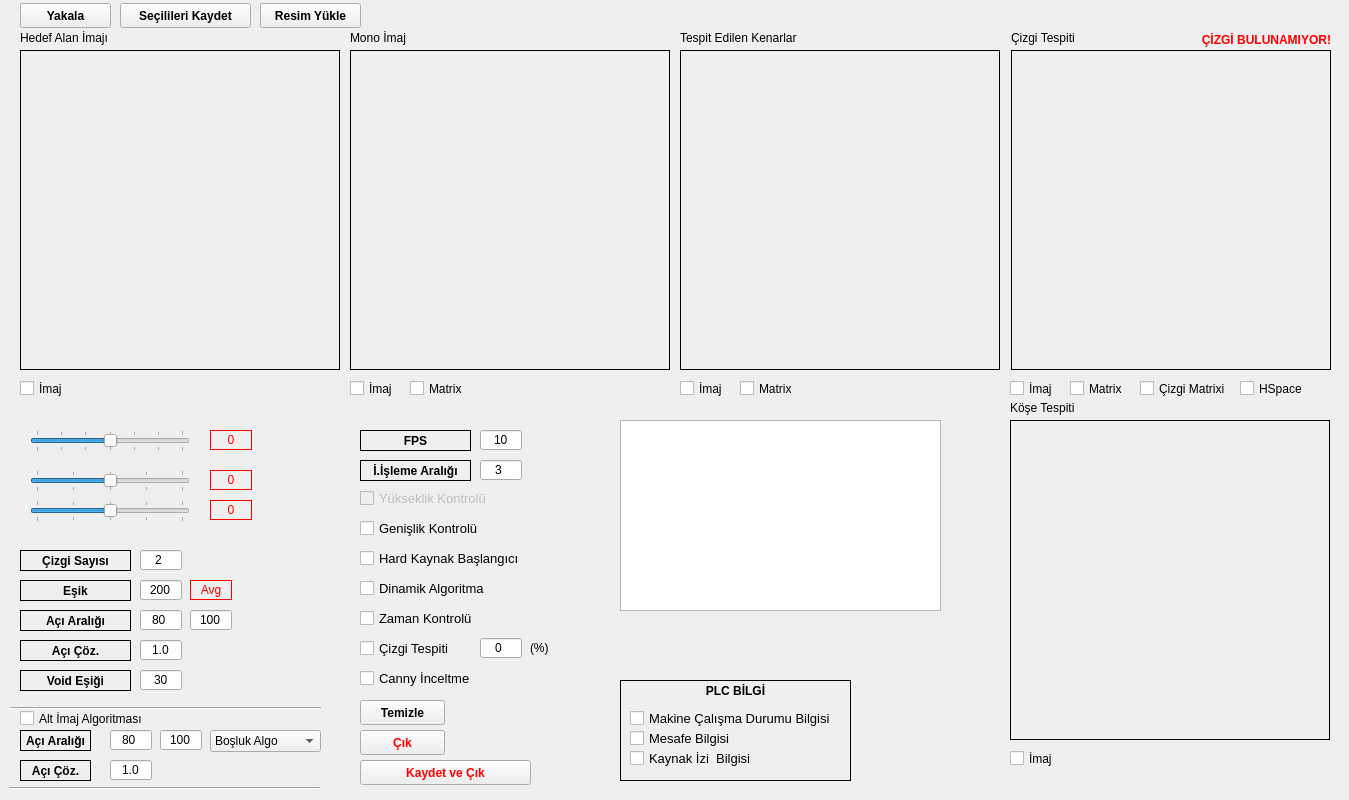
 <widget class="QWidget" name="setupForm">
  <property name="windowModality">
   <enum>Qt::WindowModal</enum>
  </property>
  <property name="geometry">
   <rect>
    <x>0</x>
    <y>0</y>
    <width>1349</width>
    <height>800</height>
   </rect>
  </property>
  <property name="sizePolicy">
   <sizepolicy hsizetype="Maximum" vsizetype="Maximum">
    <horstretch>0</horstretch>
    <verstretch>0</verstretch>
   </sizepolicy>
  </property>
  <property name="minimumSize">
   <size>
    <width>1019</width>
    <height>635</height>
   </size>
  </property>
  <property name="maximumSize">
   <size>
    <width>1500</width>
    <height>800</height>
   </size>
  </property>
  <property name="contextMenuPolicy">
   <enum>Qt::DefaultContextMenu</enum>
  </property>
  <property name="windowTitle">
   <string>Kurulum Ayarları</string>
  </property>
  <property name="windowIcon">
   <iconset resource="icons.qrc">
    <normaloff>:/resources/Weather-icon.png</normaloff>:/resources/Weather-icon.png</iconset>
  </property>
  <widget class="QLabel" name="labelTarget">
   <property name="geometry">
    <rect>
     <x>20</x>
     <y>50</y>
     <width>320</width>
     <height>320</height>
    </rect>
   </property>
   <property name="frameShape">
    <enum>QFrame::Box</enum>
   </property>
   <property name="text">
    <string/>
   </property>
   <property name="scaledContents">
    <bool>false</bool>
   </property>
  </widget>
  <widget class="QLabel" name="labelMono">
   <property name="geometry">
    <rect>
     <x>350</x>
     <y>50</y>
     <width>320</width>
     <height>320</height>
    </rect>
   </property>
   <property name="frameShape">
    <enum>QFrame::Box</enum>
   </property>
   <property name="text">
    <string/>
   </property>
  </widget>
  <widget class="QLabel" name="labelEdge">
   <property name="geometry">
    <rect>
     <x>680</x>
     <y>50</y>
     <width>320</width>
     <height>320</height>
    </rect>
   </property>
   <property name="frameShape">
    <enum>QFrame::Box</enum>
   </property>
   <property name="text">
    <string/>
   </property>
  </widget>
  <widget class="QLabel" name="labelHough">
   <property name="geometry">
    <rect>
     <x>1011</x>
     <y>50</y>
     <width>320</width>
     <height>320</height>
    </rect>
   </property>
   <property name="frameShape">
    <enum>QFrame::Box</enum>
   </property>
   <property name="text">
    <string/>
   </property>
  </widget>
  <widget class="QLabel" name="labelAnalyze">
   <property name="geometry">
    <rect>
     <x>1010</x>
     <y>420</y>
     <width>320</width>
     <height>320</height>
    </rect>
   </property>
   <property name="frameShape">
    <enum>QFrame::Box</enum>
   </property>
   <property name="text">
    <string/>
   </property>
  </widget>
  <widget class="QLabel" name="label">
   <property name="geometry">
    <rect>
     <x>20</x>
     <y>30</y>
     <width>101</width>
     <height>16</height>
    </rect>
   </property>
   <property name="text">
    <string>Hedef Alan İmajı</string>
   </property>
  </widget>
  <widget class="QLabel" name="label_2">
   <property name="geometry">
    <rect>
     <x>350</x>
     <y>30</y>
     <width>111</width>
     <height>16</height>
    </rect>
   </property>
   <property name="text">
    <string>Mono İmaj</string>
   </property>
  </widget>
  <widget class="QLabel" name="label_3">
   <property name="geometry">
    <rect>
     <x>680</x>
     <y>30</y>
     <width>141</width>
     <height>16</height>
    </rect>
   </property>
   <property name="text">
    <string>Tespit Edilen Kenarlar</string>
   </property>
  </widget>
  <widget class="QLabel" name="label_4">
   <property name="geometry">
    <rect>
     <x>1011</x>
     <y>30</y>
     <width>81</width>
     <height>16</height>
    </rect>
   </property>
   <property name="text">
    <string>Çizgi Tespiti</string>
   </property>
  </widget>
  <widget class="QLabel" name="label_5">
   <property name="geometry">
    <rect>
     <x>1010</x>
     <y>400</y>
     <width>91</width>
     <height>16</height>
    </rect>
   </property>
   <property name="text">
    <string>Köşe Tespiti</string>
   </property>
  </widget>
  <widget class="QPushButton" name="captureButton">
   <property name="geometry">
    <rect>
     <x>20</x>
     <y>3</y>
     <width>91</width>
     <height>25</height>
    </rect>
   </property>
   <property name="font">
    <font>
     <weight>75</weight>
     <bold>true</bold>
    </font>
   </property>
   <property name="text">
    <string>Yakala</string>
   </property>
  </widget>
  <widget class="QCheckBox" name="checkSaveTarget">
   <property name="geometry">
    <rect>
     <x>20</x>
     <y>380</y>
     <width>71</width>
     <height>17</height>
    </rect>
   </property>
   <property name="text">
    <string>İmaj</string>
   </property>
  </widget>
  <widget class="QCheckBox" name="checkSaveMono">
   <property name="geometry">
    <rect>
     <x>350</x>
     <y>380</y>
     <width>71</width>
     <height>17</height>
    </rect>
   </property>
   <property name="text">
    <string>İmaj</string>
   </property>
  </widget>
  <widget class="QCheckBox" name="checkSaveEdge">
   <property name="geometry">
    <rect>
     <x>680</x>
     <y>380</y>
     <width>71</width>
     <height>17</height>
    </rect>
   </property>
   <property name="text">
    <string>İmaj</string>
   </property>
  </widget>
  <widget class="QCheckBox" name="checkSaveHough">
   <property name="geometry">
    <rect>
     <x>1010</x>
     <y>380</y>
     <width>71</width>
     <height>17</height>
    </rect>
   </property>
   <property name="text">
    <string>İmaj</string>
   </property>
  </widget>
  <widget class="QCheckBox" name="checkSaveAnalyze">
   <property name="geometry">
    <rect>
     <x>1010</x>
     <y>750</y>
     <width>71</width>
     <height>17</height>
    </rect>
   </property>
   <property name="text">
    <string>İmaj</string>
   </property>
  </widget>
  <widget class="QCheckBox" name="checkSaveMonoMatrix">
   <property name="geometry">
    <rect>
     <x>410</x>
     <y>380</y>
     <width>81</width>
     <height>17</height>
    </rect>
   </property>
   <property name="text">
    <string>Matrix</string>
   </property>
  </widget>
  <widget class="QCheckBox" name="checkSaveEdgeMatrix">
   <property name="geometry">
    <rect>
     <x>740</x>
     <y>380</y>
     <width>81</width>
     <height>17</height>
    </rect>
   </property>
   <property name="text">
    <string>Matrix</string>
   </property>
  </widget>
  <widget class="QCheckBox" name="checkSaveHoughMatrix">
   <property name="geometry">
    <rect>
     <x>1070</x>
     <y>380</y>
     <width>81</width>
     <height>17</height>
    </rect>
   </property>
   <property name="text">
    <string>Matrix</string>
   </property>
  </widget>
  <widget class="QPushButton" name="saveButton">
   <property name="geometry">
    <rect>
     <x>120</x>
     <y>3</y>
     <width>131</width>
     <height>25</height>
    </rect>
   </property>
   <property name="font">
    <font>
     <weight>75</weight>
     <bold>true</bold>
    </font>
   </property>
   <property name="text">
    <string>Seçilileri Kaydet</string>
   </property>
  </widget>
  <widget class="QCheckBox" name="checkSaveHoughLines">
   <property name="geometry">
    <rect>
     <x>1140</x>
     <y>380</y>
     <width>101</width>
     <height>17</height>
    </rect>
   </property>
   <property name="text">
    <string>Çizgi Matrixi</string>
   </property>
  </widget>
  <widget class="QCheckBox" name="checkSaveHoughSpace">
   <property name="geometry">
    <rect>
     <x>1240</x>
     <y>380</y>
     <width>81</width>
     <height>17</height>
    </rect>
   </property>
   <property name="text">
    <string>HSpace</string>
   </property>
  </widget>
  <widget class="QLineEdit" name="editHoughLineNo">
   <property name="geometry">
    <rect>
     <x>140</x>
     <y>550</y>
     <width>42</width>
     <height>20</height>
    </rect>
   </property>
   <property name="inputMask">
    <string>99</string>
   </property>
   <property name="text">
    <string>2</string>
   </property>
   <property name="alignment">
    <set>Qt::AlignCenter</set>
   </property>
  </widget>
  <widget class="QLabel" name="label_6">
   <property name="geometry">
    <rect>
     <x>20</x>
     <y>550</y>
     <width>111</width>
     <height>21</height>
    </rect>
   </property>
   <property name="font">
    <font>
     <weight>75</weight>
     <bold>true</bold>
    </font>
   </property>
   <property name="frameShape">
    <enum>QFrame::Box</enum>
   </property>
   <property name="text">
    <string>Çizgi Sayısı</string>
   </property>
   <property name="alignment">
    <set>Qt::AlignHCenter|Qt::AlignTop</set>
   </property>
  </widget>
  <widget class="QLabel" name="label_7">
   <property name="geometry">
    <rect>
     <x>20</x>
     <y>580</y>
     <width>111</width>
     <height>21</height>
    </rect>
   </property>
   <property name="font">
    <font>
     <weight>75</weight>
     <bold>true</bold>
    </font>
   </property>
   <property name="frameShape">
    <enum>QFrame::Box</enum>
   </property>
   <property name="text">
    <string>Eşik</string>
   </property>
   <property name="alignment">
    <set>Qt::AlignHCenter|Qt::AlignTop</set>
   </property>
  </widget>
  <widget class="QLineEdit" name="editHoughThreshold">
   <property name="geometry">
    <rect>
     <x>140</x>
     <y>580</y>
     <width>42</width>
     <height>20</height>
    </rect>
   </property>
   <property name="inputMask">
    <string>999</string>
   </property>
   <property name="text">
    <string>200</string>
   </property>
   <property name="alignment">
    <set>Qt::AlignCenter</set>
   </property>
  </widget>
  <widget class="QLabel" name="labelVoteAvg">
   <property name="geometry">
    <rect>
     <x>190</x>
     <y>580</y>
     <width>42</width>
     <height>20</height>
    </rect>
   </property>
   <property name="styleSheet">
    <string notr="true">color: rgb(255, 0, 0);</string>
   </property>
   <property name="frameShape">
    <enum>QFrame::Box</enum>
   </property>
   <property name="text">
    <string>Avg</string>
   </property>
   <property name="alignment">
    <set>Qt::AlignCenter</set>
   </property>
  </widget>
  <widget class="QLabel" name="labelPrimaryLine">
   <property name="enabled">
    <bool>true</bool>
   </property>
   <property name="geometry">
    <rect>
     <x>1160</x>
     <y>30</y>
     <width>171</width>
     <height>20</height>
    </rect>
   </property>
   <property name="font">
    <font>
     <weight>75</weight>
     <bold>true</bold>
    </font>
   </property>
   <property name="styleSheet">
    <string notr="true">color: rgb(255, 0, 0);</string>
   </property>
   <property name="text">
    <string>ÇİZGİ BULUNAMIYOR!</string>
   </property>
   <property name="alignment">
    <set>Qt::AlignRight|Qt::AlignTrailing|Qt::AlignVCenter</set>
   </property>
  </widget>
  <widget class="QLineEdit" name="editHoughThetaStep">
   <property name="geometry">
    <rect>
     <x>140</x>
     <y>640</y>
     <width>42</width>
     <height>20</height>
    </rect>
   </property>
   <property name="inputMask">
    <string>9.9</string>
   </property>
   <property name="text">
    <string>1.0</string>
   </property>
   <property name="alignment">
    <set>Qt::AlignCenter</set>
   </property>
  </widget>
  <widget class="QLabel" name="label_8">
   <property name="geometry">
    <rect>
     <x>20</x>
     <y>640</y>
     <width>111</width>
     <height>21</height>
    </rect>
   </property>
   <property name="font">
    <font>
     <weight>75</weight>
     <bold>true</bold>
    </font>
   </property>
   <property name="frameShape">
    <enum>QFrame::Box</enum>
   </property>
   <property name="text">
    <string>Açı Çöz.</string>
   </property>
   <property name="alignment">
    <set>Qt::AlignHCenter|Qt::AlignTop</set>
   </property>
  </widget>
  <widget class="QLineEdit" name="editHoughThetaMin">
   <property name="geometry">
    <rect>
     <x>140</x>
     <y>610</y>
     <width>42</width>
     <height>20</height>
    </rect>
   </property>
   <property name="inputMask">
    <string>999</string>
   </property>
   <property name="text">
    <string>80</string>
   </property>
   <property name="alignment">
    <set>Qt::AlignCenter</set>
   </property>
  </widget>
  <widget class="QLabel" name="label_9">
   <property name="geometry">
    <rect>
     <x>20</x>
     <y>610</y>
     <width>111</width>
     <height>21</height>
    </rect>
   </property>
   <property name="font">
    <font>
     <weight>75</weight>
     <bold>true</bold>
    </font>
   </property>
   <property name="frameShape">
    <enum>QFrame::Box</enum>
   </property>
   <property name="text">
    <string>Açı Aralığı</string>
   </property>
   <property name="alignment">
    <set>Qt::AlignHCenter|Qt::AlignTop</set>
   </property>
  </widget>
  <widget class="QLineEdit" name="editHoughThetaMax">
   <property name="geometry">
    <rect>
     <x>190</x>
     <y>610</y>
     <width>42</width>
     <height>20</height>
    </rect>
   </property>
   <property name="inputMask">
    <string>999</string>
   </property>
   <property name="text">
    <string>100</string>
   </property>
   <property name="alignment">
    <set>Qt::AlignCenter</set>
   </property>
  </widget>
  <widget class="QPlainTextEdit" name="plainTextEdit">
   <property name="geometry">
    <rect>
     <x>620</x>
     <y>420</y>
     <width>321</width>
     <height>191</height>
    </rect>
   </property>
   <property name="font">
    <font>
     <family>Tahoma</family>
    </font>
   </property>
   <property name="documentTitle">
    <string/>
   </property>
   <property name="plainText">
    <string/>
   </property>
  </widget>
  <widget class="QLineEdit" name="editVoidThreshold">
   <property name="geometry">
    <rect>
     <x>140</x>
     <y>670</y>
     <width>42</width>
     <height>20</height>
    </rect>
   </property>
   <property name="inputMask">
    <string>99</string>
   </property>
   <property name="text">
    <string>30</string>
   </property>
   <property name="alignment">
    <set>Qt::AlignCenter</set>
   </property>
  </widget>
  <widget class="QLabel" name="label_10">
   <property name="geometry">
    <rect>
     <x>20</x>
     <y>670</y>
     <width>111</width>
     <height>21</height>
    </rect>
   </property>
   <property name="font">
    <font>
     <weight>75</weight>
     <bold>true</bold>
    </font>
   </property>
   <property name="frameShape">
    <enum>QFrame::Box</enum>
   </property>
   <property name="text">
    <string>Void Eşiği</string>
   </property>
   <property name="alignment">
    <set>Qt::AlignHCenter|Qt::AlignTop</set>
   </property>
  </widget>
  <widget class="QPushButton" name="saveExitButton">
   <property name="geometry">
    <rect>
     <x>360</x>
     <y>760</y>
     <width>171</width>
     <height>25</height>
    </rect>
   </property>
   <property name="font">
    <font>
     <weight>75</weight>
     <bold>true</bold>
    </font>
   </property>
   <property name="styleSheet">
    <string notr="true">color: rgb(255, 0, 0);</string>
   </property>
   <property name="text">
    <string>Kaydet ve Çık</string>
   </property>
  </widget>
  <widget class="QPushButton" name="exitButton">
   <property name="geometry">
    <rect>
     <x>360</x>
     <y>730</y>
     <width>85</width>
     <height>25</height>
    </rect>
   </property>
   <property name="font">
    <font>
     <weight>75</weight>
     <bold>true</bold>
    </font>
   </property>
   <property name="styleSheet">
    <string notr="true">color: rgb(255, 0, 0);</string>
   </property>
   <property name="text">
    <string>Çık</string>
   </property>
  </widget>
  <widget class="QPushButton" name="clearButton">
   <property name="geometry">
    <rect>
     <x>360</x>
     <y>700</y>
     <width>85</width>
     <height>25</height>
    </rect>
   </property>
   <property name="font">
    <font>
     <weight>75</weight>
     <bold>true</bold>
    </font>
   </property>
   <property name="text">
    <string>Temizle</string>
   </property>
  </widget>
  <widget class="QCheckBox" name="checkSubImage">
   <property name="geometry">
    <rect>
     <x>20</x>
     <y>710</y>
     <width>181</width>
     <height>17</height>
    </rect>
   </property>
   <property name="text">
    <string>Alt İmaj Algoritması</string>
   </property>
  </widget>
  <widget class="QLabel" name="label_11">
   <property name="geometry">
    <rect>
     <x>20</x>
     <y>760</y>
     <width>71</width>
     <height>21</height>
    </rect>
   </property>
   <property name="font">
    <font>
     <weight>75</weight>
     <bold>true</bold>
    </font>
   </property>
   <property name="frameShape">
    <enum>QFrame::Box</enum>
   </property>
   <property name="text">
    <string>Açı Çöz.</string>
   </property>
   <property name="alignment">
    <set>Qt::AlignHCenter|Qt::AlignTop</set>
   </property>
  </widget>
  <widget class="QLineEdit" name="editHoughThetaMinSub">
   <property name="geometry">
    <rect>
     <x>110</x>
     <y>730</y>
     <width>42</width>
     <height>20</height>
    </rect>
   </property>
   <property name="inputMask">
    <string>999</string>
   </property>
   <property name="text">
    <string>80</string>
   </property>
   <property name="alignment">
    <set>Qt::AlignCenter</set>
   </property>
  </widget>
  <widget class="QLabel" name="label_12">
   <property name="geometry">
    <rect>
     <x>20</x>
     <y>730</y>
     <width>71</width>
     <height>21</height>
    </rect>
   </property>
   <property name="font">
    <font>
     <weight>75</weight>
     <bold>true</bold>
    </font>
   </property>
   <property name="frameShape">
    <enum>QFrame::Box</enum>
   </property>
   <property name="text">
    <string>Açı Aralığı</string>
   </property>
   <property name="alignment">
    <set>Qt::AlignHCenter|Qt::AlignTop</set>
   </property>
  </widget>
  <widget class="QLineEdit" name="editHoughThetaStepSub">
   <property name="geometry">
    <rect>
     <x>110</x>
     <y>760</y>
     <width>42</width>
     <height>20</height>
    </rect>
   </property>
   <property name="inputMask">
    <string>9.9</string>
   </property>
   <property name="text">
    <string>1.0</string>
   </property>
   <property name="alignment">
    <set>Qt::AlignCenter</set>
   </property>
  </widget>
  <widget class="QLineEdit" name="editHoughThetaMaxSub">
   <property name="geometry">
    <rect>
     <x>160</x>
     <y>730</y>
     <width>42</width>
     <height>20</height>
    </rect>
   </property>
   <property name="inputMask">
    <string>999</string>
   </property>
   <property name="text">
    <string>100</string>
   </property>
   <property name="alignment">
    <set>Qt::AlignCenter</set>
   </property>
  </widget>
  <widget class="Line" name="line">
   <property name="geometry">
    <rect>
     <x>10</x>
     <y>700</y>
     <width>311</width>
     <height>16</height>
    </rect>
   </property>
   <property name="orientation">
    <enum>Qt::Horizontal</enum>
   </property>
  </widget>
  <widget class="Line" name="line_2">
   <property name="geometry">
    <rect>
     <x>9</x>
     <y>780</y>
     <width>311</width>
     <height>16</height>
    </rect>
   </property>
   <property name="orientation">
    <enum>Qt::Horizontal</enum>
   </property>
  </widget>
  <widget class="QLabel" name="label_13">
   <property name="geometry">
    <rect>
     <x>360</x>
     <y>430</y>
     <width>111</width>
     <height>21</height>
    </rect>
   </property>
   <property name="font">
    <font>
     <weight>75</weight>
     <bold>true</bold>
    </font>
   </property>
   <property name="frameShape">
    <enum>QFrame::Box</enum>
   </property>
   <property name="text">
    <string>FPS</string>
   </property>
   <property name="alignment">
    <set>Qt::AlignHCenter|Qt::AlignTop</set>
   </property>
  </widget>
  <widget class="QLabel" name="label_14">
   <property name="geometry">
    <rect>
     <x>360</x>
     <y>460</y>
     <width>111</width>
     <height>21</height>
    </rect>
   </property>
   <property name="font">
    <font>
     <weight>75</weight>
     <bold>true</bold>
    </font>
   </property>
   <property name="frameShape">
    <enum>QFrame::Box</enum>
   </property>
   <property name="text">
    <string>İ.İşleme Aralığı</string>
   </property>
   <property name="alignment">
    <set>Qt::AlignHCenter|Qt::AlignTop</set>
   </property>
  </widget>
  <widget class="QLineEdit" name="editIPI">
   <property name="geometry">
    <rect>
     <x>480</x>
     <y>460</y>
     <width>42</width>
     <height>20</height>
    </rect>
   </property>
   <property name="inputMask">
    <string>99</string>
   </property>
   <property name="text">
    <string>3</string>
   </property>
   <property name="maxLength">
    <number>2</number>
   </property>
   <property name="alignment">
    <set>Qt::AlignCenter</set>
   </property>
  </widget>
  <widget class="QLineEdit" name="editFPS">
   <property name="geometry">
    <rect>
     <x>480</x>
     <y>430</y>
     <width>42</width>
     <height>20</height>
    </rect>
   </property>
   <property name="inputMask">
    <string>99</string>
   </property>
   <property name="text">
    <string>10</string>
   </property>
   <property name="alignment">
    <set>Qt::AlignCenter</set>
   </property>
  </widget>
  <widget class="QComboBox" name="subTypeBox">
   <property name="geometry">
    <rect>
     <x>210</x>
     <y>730</y>
     <width>111</width>
     <height>22</height>
    </rect>
   </property>
   <item>
    <property name="text">
     <string>Boşluk Algo</string>
    </property>
   </item>
   <item>
    <property name="text">
     <string>Doluluk Algo</string>
    </property>
   </item>
  </widget>
  <widget class="QCheckBox" name="zctrlBox">
   <property name="enabled">
    <bool>false</bool>
   </property>
   <property name="geometry">
    <rect>
     <x>360</x>
     <y>490</y>
     <width>131</width>
     <height>17</height>
    </rect>
   </property>
   <property name="font">
    <font>
     <pointsize>10</pointsize>
     <weight>50</weight>
     <bold>false</bold>
    </font>
   </property>
   <property name="text">
    <string>Yükseklik Kontrolü</string>
   </property>
  </widget>
  <widget class="QCheckBox" name="hardControlStartBox">
   <property name="geometry">
    <rect>
     <x>360</x>
     <y>550</y>
     <width>161</width>
     <height>17</height>
    </rect>
   </property>
   <property name="font">
    <font>
     <pointsize>10</pointsize>
     <weight>50</weight>
     <bold>false</bold>
    </font>
   </property>
   <property name="toolTip">
    <string>Makineden Kaynak Başlangıcı</string>
   </property>
   <property name="text">
    <string>Hard Kaynak Başlangıcı</string>
   </property>
  </widget>
  <widget class="QCheckBox" name="widthControlBox">
   <property name="geometry">
    <rect>
     <x>360</x>
     <y>520</y>
     <width>161</width>
     <height>17</height>
    </rect>
   </property>
   <property name="font">
    <font>
     <pointsize>10</pointsize>
     <weight>50</weight>
     <bold>false</bold>
    </font>
   </property>
   <property name="toolTip">
    <string>Kaynak başlangıcındaki genişliğin %80 ile %120 si arasını geçerli say</string>
   </property>
   <property name="text">
    <string>Genişlik Kontrolü</string>
   </property>
  </widget>
  <widget class="QLabel" name="label_15">
   <property name="geometry">
    <rect>
     <x>620</x>
     <y>680</y>
     <width>231</width>
     <height>101</height>
    </rect>
   </property>
   <property name="font">
    <font>
     <weight>75</weight>
     <bold>true</bold>
    </font>
   </property>
   <property name="frameShape">
    <enum>QFrame::Box</enum>
   </property>
   <property name="text">
    <string>PLC BİLGİ</string>
   </property>
   <property name="alignment">
    <set>Qt::AlignHCenter|Qt::AlignTop</set>
   </property>
  </widget>
  <widget class="QCheckBox" name="readMachineStatusBox">
   <property name="geometry">
    <rect>
     <x>630</x>
     <y>710</y>
     <width>201</width>
     <height>17</height>
    </rect>
   </property>
   <property name="font">
    <font>
     <pointsize>10</pointsize>
     <weight>50</weight>
     <bold>false</bold>
    </font>
   </property>
   <property name="toolTip">
    <string>DB2.DB0.x</string>
   </property>
   <property name="text">
    <string>Makine Çalışma Durumu Bilgisi</string>
   </property>
  </widget>
  <widget class="QCheckBox" name="readDistanceBox">
   <property name="geometry">
    <rect>
     <x>630</x>
     <y>730</y>
     <width>201</width>
     <height>17</height>
    </rect>
   </property>
   <property name="font">
    <font>
     <pointsize>10</pointsize>
     <weight>50</weight>
     <bold>false</bold>
    </font>
   </property>
   <property name="toolTip">
    <string>DBX.DBW2</string>
   </property>
   <property name="text">
    <string>Mesafe Bilgisi</string>
   </property>
  </widget>
  <widget class="QCheckBox" name="dynamicAlgoBox">
   <property name="geometry">
    <rect>
     <x>360</x>
     <y>580</y>
     <width>161</width>
     <height>17</height>
    </rect>
   </property>
   <property name="font">
    <font>
     <pointsize>10</pointsize>
     <weight>50</weight>
     <bold>false</bold>
    </font>
   </property>
   <property name="toolTip">
    <string>İKA ya Otomaik Geç</string>
   </property>
   <property name="text">
    <string>Dinamik Algoritma</string>
   </property>
  </widget>
  <widget class="QCheckBox" name="readWeldSeamBox">
   <property name="geometry">
    <rect>
     <x>630</x>
     <y>750</y>
     <width>201</width>
     <height>17</height>
    </rect>
   </property>
   <property name="font">
    <font>
     <pointsize>10</pointsize>
     <weight>50</weight>
     <bold>false</bold>
    </font>
   </property>
   <property name="toolTip">
    <string>DB2.DB0.x</string>
   </property>
   <property name="text">
    <string>Kaynak İzi  Bilgisi</string>
   </property>
  </widget>
  <widget class="QCheckBox" name="timeControlBox">
   <property name="geometry">
    <rect>
     <x>360</x>
     <y>610</y>
     <width>161</width>
     <height>17</height>
    </rect>
   </property>
   <property name="font">
    <font>
     <pointsize>10</pointsize>
     <weight>50</weight>
     <bold>false</bold>
    </font>
   </property>
   <property name="toolTip">
    <string>İKA ya Otomaik Geç</string>
   </property>
   <property name="text">
    <string>Zaman Kontrolü</string>
   </property>
  </widget>
  <widget class="QCheckBox" name="lineDetectionBox">
   <property name="geometry">
    <rect>
     <x>360</x>
     <y>640</y>
     <width>161</width>
     <height>17</height>
    </rect>
   </property>
   <property name="font">
    <font>
     <pointsize>10</pointsize>
     <weight>50</weight>
     <bold>false</bold>
    </font>
   </property>
   <property name="toolTip">
    <string>İKA ya Otomaik Geç</string>
   </property>
   <property name="text">
    <string>Çizgi Tespiti</string>
   </property>
  </widget>
  <widget class="QLineEdit" name="editLineScore">
   <property name="geometry">
    <rect>
     <x>480</x>
     <y>638</y>
     <width>42</width>
     <height>20</height>
    </rect>
   </property>
   <property name="inputMask">
    <string>99</string>
   </property>
   <property name="text">
    <string>0</string>
   </property>
   <property name="alignment">
    <set>Qt::AlignCenter</set>
   </property>
  </widget>
  <widget class="QLabel" name="label_16">
   <property name="geometry">
    <rect>
     <x>530</x>
     <y>640</y>
     <width>31</width>
     <height>16</height>
    </rect>
   </property>
   <property name="text">
    <string>(%)</string>
   </property>
  </widget>
  <widget class="QPushButton" name="captureButton_2">
   <property name="geometry">
    <rect>
     <x>260</x>
     <y>3</y>
     <width>101</width>
     <height>25</height>
    </rect>
   </property>
   <property name="font">
    <font>
     <weight>75</weight>
     <bold>true</bold>
    </font>
   </property>
   <property name="text">
    <string>Resim Yükle</string>
   </property>
  </widget>
  <widget class="QCheckBox" name="cannyThinningBox">
   <property name="geometry">
    <rect>
     <x>360</x>
     <y>670</y>
     <width>161</width>
     <height>17</height>
    </rect>
   </property>
   <property name="font">
    <font>
     <pointsize>10</pointsize>
     <weight>50</weight>
     <bold>false</bold>
    </font>
   </property>
   <property name="toolTip">
    <string>İKA ya Otomaik Geç</string>
   </property>
   <property name="text">
    <string>Canny İnceltme</string>
   </property>
  </widget>
  <widget class="QSlider" name="brightnessSlider">
   <property name="geometry">
    <rect>
     <x>30</x>
     <y>430</y>
     <width>160</width>
     <height>22</height>
    </rect>
   </property>
   <property name="autoFillBackground">
    <bool>false</bool>
   </property>
   <property name="minimum">
    <number>-30</number>
   </property>
   <property name="maximum">
    <number>30</number>
   </property>
   <property name="singleStep">
    <number>5</number>
   </property>
   <property name="tracking">
    <bool>true</bool>
   </property>
   <property name="orientation">
    <enum>Qt::Horizontal</enum>
   </property>
   <property name="invertedAppearance">
    <bool>false</bool>
   </property>
   <property name="invertedControls">
    <bool>false</bool>
   </property>
   <property name="tickPosition">
    <enum>QSlider::TicksBothSides</enum>
   </property>
   <property name="tickInterval">
    <number>10</number>
   </property>
  </widget>
  <widget class="QLabel" name="labelBrightness">
   <property name="geometry">
    <rect>
     <x>210</x>
     <y>430</y>
     <width>42</width>
     <height>20</height>
    </rect>
   </property>
   <property name="styleSheet">
    <string notr="true">color: rgb(255, 0, 0);</string>
   </property>
   <property name="frameShape">
    <enum>QFrame::Box</enum>
   </property>
   <property name="text">
    <string>0</string>
   </property>
   <property name="alignment">
    <set>Qt::AlignCenter</set>
   </property>
  </widget>
  <widget class="QSlider" name="contrastSlider">
   <property name="geometry">
    <rect>
     <x>30</x>
     <y>470</y>
     <width>160</width>
     <height>22</height>
    </rect>
   </property>
   <property name="minimum">
    <number>0</number>
   </property>
   <property name="maximum">
    <number>200</number>
   </property>
   <property name="singleStep">
    <number>10</number>
   </property>
   <property name="value">
    <number>100</number>
   </property>
   <property name="tracking">
    <bool>true</bool>
   </property>
   <property name="orientation">
    <enum>Qt::Horizontal</enum>
   </property>
   <property name="tickPosition">
    <enum>QSlider::TicksBothSides</enum>
   </property>
   <property name="tickInterval">
    <number>50</number>
   </property>
  </widget>
  <widget class="QLabel" name="labelContrast">
   <property name="geometry">
    <rect>
     <x>210</x>
     <y>470</y>
     <width>42</width>
     <height>20</height>
    </rect>
   </property>
   <property name="styleSheet">
    <string notr="true">color: rgb(255, 0, 0);</string>
   </property>
   <property name="frameShape">
    <enum>QFrame::Box</enum>
   </property>
   <property name="text">
    <string>0</string>
   </property>
   <property name="alignment">
    <set>Qt::AlignCenter</set>
   </property>
  </widget>
  <widget class="QSlider" name="gammaSlider">
   <property name="geometry">
    <rect>
     <x>30</x>
     <y>500</y>
     <width>160</width>
     <height>22</height>
    </rect>
   </property>
   <property name="minimum">
    <number>0</number>
   </property>
   <property name="maximum">
    <number>200</number>
   </property>
   <property name="singleStep">
    <number>10</number>
   </property>
   <property name="value">
    <number>100</number>
   </property>
   <property name="tracking">
    <bool>true</bool>
   </property>
   <property name="orientation">
    <enum>Qt::Horizontal</enum>
   </property>
   <property name="tickPosition">
    <enum>QSlider::TicksBothSides</enum>
   </property>
   <property name="tickInterval">
    <number>50</number>
   </property>
  </widget>
  <widget class="QLabel" name="labelGamma">
   <property name="geometry">
    <rect>
     <x>210</x>
     <y>500</y>
     <width>42</width>
     <height>20</height>
    </rect>
   </property>
   <property name="styleSheet">
    <string notr="true">color: rgb(255, 0, 0);</string>
   </property>
   <property name="frameShape">
    <enum>QFrame::Box</enum>
   </property>
   <property name="text">
    <string>0</string>
   </property>
   <property name="alignment">
    <set>Qt::AlignCenter</set>
   </property>
  </widget>
 </widget>
